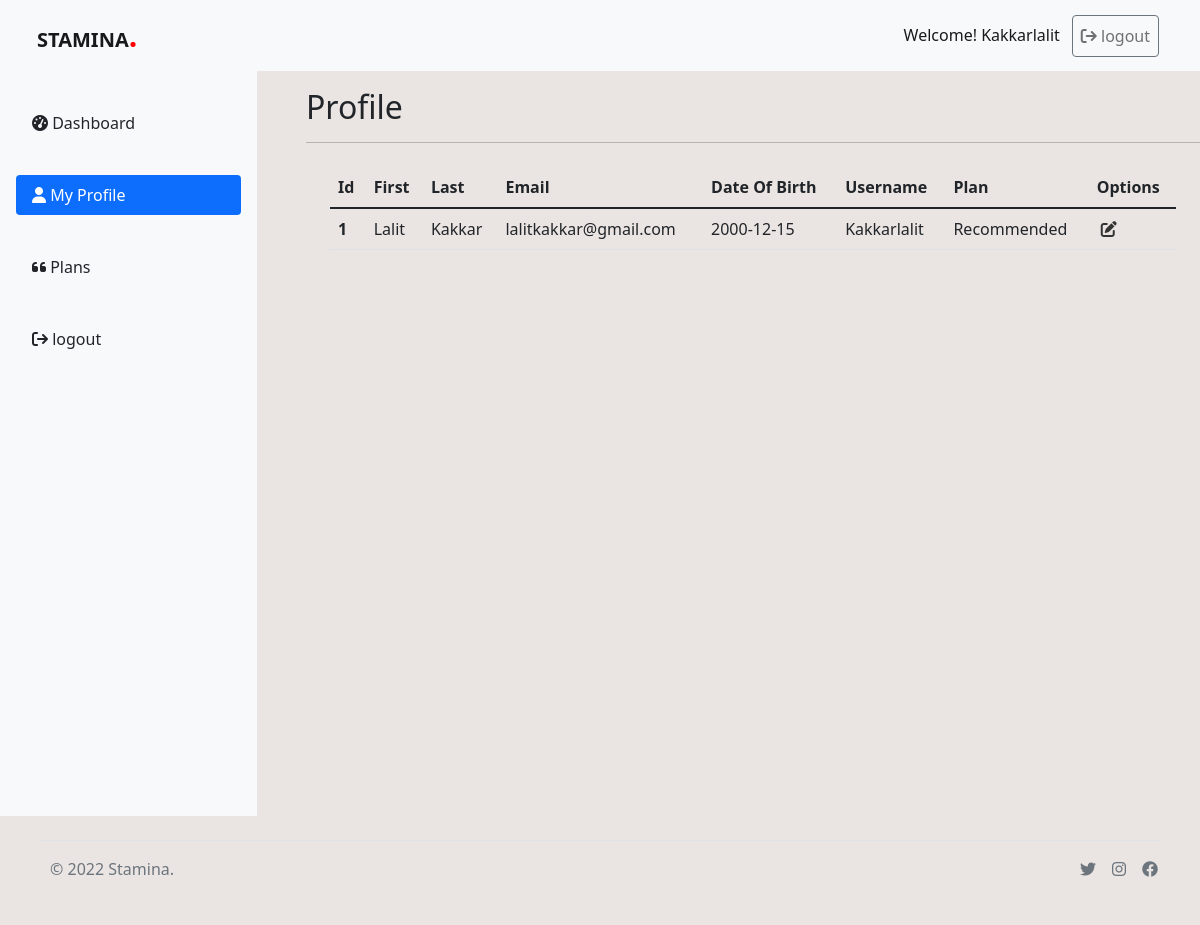
/members.php (signed in), run on the app's committed database.
### tables this page shows
CREATE TABLE IF NOT EXISTS `users` (
  `id` int(11) NOT NULL AUTO_INCREMENT,
  `first_name` varchar(40) NOT NULL,
  `last_name` varchar(40) NOT NULL,
  `email` varchar(100) NOT NULL,
  `dob` date NOT NULL,
  `username` varchar(50) NOT NULL,
  `password` varchar(255) NOT NULL,
  `plan` varchar(100) NOT NULL,
  `created_at` datetime NOT NULL DEFAULT CURRENT_TIMESTAMP,
  PRIMARY KEY (`id`),
  UNIQUE KEY `username` (`username`),
  UNIQUE KEY `email` (`email`)
);

### members.php (the view, shortened to what this page needs)
<?php
include('database/db_connect.php');
?>
<!DOCTYPE html>
<html lang="en">
<head>
    <link href="https://cdn.jsdelivr.net/npm/bootstrap@5.1.3/dist/css/bootstrap.min.css" rel="stylesheet"
>
    <link rel="stylesheet" href="css/style.css">
    <link rel="stylesheet" href="css/sidebars.css">
    <link rel="stylesheet" href="https://cdnjs.cloudflare.com/ajax/libs/font-awesome/6.1.1/css/all.min.css"
 />
</head>
<body>
    <nav class="navbar navbar-expand-lg navbar-light fixed-top bg-light">
        <div class="container-fluid cmyb">
            <a class="navbar-brand fw-bolder" href="index.php">STAMINA<span class="color">.</span></a>
            <div class="collapse navbar-collapse" id="navbarSupportedContent">
                <ul class="navbar-nav me-auto mb-2 mb-lg-0">
                    <?php
                    if(!isset($_SESSION["loggedin"]) || $_SESSION["loggedin"]!=true)
                    {
                        header('location: index.php');
                    }else
                    {
                        echo'<li class="nav-item">
                    <a class="nav-link active">Welcome! '.$_SESSION["username"].'</a>
                    </li>
                    <li class="nav-item">
                        <a class="nav-link btn btn-outline-secondary mx-1" href="logout.php"><span><i
                            class="fa-solid fa-arrow-right-from-bracket"></i></span> logout</a>
                    </li>';
                    }
                    ?>
                </ul>
            </div>
        </div>
    </nav>
    <div class="container-fluid" style="margin: 0; padding: 1rem 0; overflow: hidden;">
        <div class="row">
            <div class="col-3">
                <main>
                    <div class="d-flex flex-column flex-shrink-0 p-3 bg-light fixed"
                        style="width: 257px; height: 100vh; margin: 55px 0;">
                        <ul class="nav nav-pills flex-column mb-auto">
                            <li>
                                <a href="dashboard.php" class="nav-link link-dark my-3">
                                    <i class="fa-solid fa-gauge-high"></i>
                                    Dashboard
                                </a>
                            </li>
                            <?php
                            if($_SESSION["username"]== 'admin')
                            {?>
                                <li class="nav-item my-3">
                                <a href="members.php" class="nav-link active">
                                    <i class="fa-solid fa-users"></i>
                                    Members
                                </a>
                            </li>
                           <?php
                            }
                            else
                            {
                            ?>
                            <li class="nav-item my-3">
                                <a href="members.php" class="nav-link active">
                                <i class="fa-solid fa-user"></i>
                                    My Profile
                                </a>
                            </li>
                            <?php
                            }
                            ?>
                            <li>
                                <a href="plans.php" class="nav-link link-dark my-3">
                                    <i class="fa-solid fa-quote-left"></i>
                                    Plans
                                </a>
                            </li>
                            <li>
                                <a href="logout.php" class="nav-link link-dark my-3">
                                    <i class="fa-solid fa-arrow-right-from-bracket"></i>
                                    logout
                                </a>
                            </li>
                        </ul>
                    </div>
                </main>
            </div>
            <div class="col-9 mt-4">
                <?php
                if($_SESSION["username"] == 'admin')
                {
                echo '<h2 class="mt-5 mb-2">Gym Members</h2>';
                }
                else
                {
                    echo '<h2 class="mt-5 mb-2">Profile</h2>';
                }
                ?><hr>
                <div class="container">
                    <?php
                    $message = '';
                  $sql = "SELECT * FROM users";
                  $result = mysqli_query($conn, $sql);
                    echo '<table class="table">
                        <thead>
                            <tr>
                                <th scope="col">Id</th>
                                <th scope="col">First</th>
                                <th scope="col">Last</th>
                                <th scope="col">Email</th>
                                <th scope="col">Date Of Birth</th>
                                <th scope="col">Username</th>
                                <th scope="col">Plan</th>
                                <th scope="col">Options</th>
                            </tr>
                        </thead>
                        <tbody>';
                        if($result && $_SESSION["username"]== 'admin')
                        {
                          $id=1;
                          while($row = $result->fetch_assoc())
                          { if($row['first_name']=='Admin')
                            continue;
                            $fieldname1 = $row["id"];
                            $fieldname2 = $row["first_name"];
                            $fieldname3 = $row["last_name"];
                            $fieldname4 = $row["email"];
                            $fieldname5 = $row["dob"];
                            $fieldname6 = $row["username"];
                            $fieldname7 = $row["plan"];
                            echo "<tr>
                            <th scope='row'>".$id."</th>
                            <td>".$fieldname2."</td>
                            <td>".$fieldname3."</td>
                            <td>".$fieldname4."</td>
                            <td>".$fieldname5."</td>
                            <td>".$fieldname6."</td>
                            <td>".$fieldname7."</td>
                            <td><div class='d-flex'><a class='mx-1 edit' data-bs-toggle='modal' data-bs-target='#staticBackdrop'><i class='fa-solid fa-pen-to-square hov_edit' id=".$fieldname1."></i></a>
                            <a class='mx-1 delete'><i class='fa-solid fa-trash-can hov_delete'  id= d".$fieldname1."></i></a></div>
                            </td>
                        </tr>";
                        $id++;
                          }
                        }
                        else
                        {
                        $id=1;
                          while($row = $result->fetch_assoc())
                          { if($row['username']== $_SESSION['username'])
                            {
                            $fieldname1 = $row["id"];
                            $fieldname2 = $row["first_name"];
                            $fieldname3 = $row["last_name"];
                            $fieldname4 = $row["email"];
                            $fieldname5 = $row["dob"];
                            $fieldname6 = $row["username"];
                            $fieldname7 = $row["plan"];
                            echo "<tr>
                            <th scope='row'>".$id."</th>
                            <td>".$fieldname2."</td>
                            <td>".$fieldname3."</td>
                            <td>".$fieldname4."</td>
                            <td>".$fieldname5."</td>
                            <td>".$fieldname6."</td>
                            <td>".$fieldname7."</td>
                            <td><a class='mx-1 edit' data-bs-toggle='modal' data-bs-target='#staticBackdrop'><i class='fa-solid fa-pen-to-square hov_edit' id=".$fieldname1."></i></a>
                            </td>
                        </tr>";
                        $id++;
                            }
                          }
                        }
                        echo ' </tbody>
                        </table>
                        <div class="form-text my-4">'.$message.'</div>';
                    ?>
                </div>
            </div>
        </div>
        <div class="container">
            <footer class="d-flex flex-wrap justify-content-between align-items-center py-3 my-4 border-top">
                <div class="col-md-4 d-flex align-items-center">
                    <span class="text-muted">&copy;
                        <?php echo date("Y"); ?> Stamina<span>.</span>
                    </span>
                </div>
                <ul class="nav col-md-4 justify-content-end list-unstyled d-flex">
                    <li class="ms-3"><a class="text-muted" href="#"><i class="fa-brands fa-twitter"></i></a></li>
                    <li class="ms-3"><a class="text-muted" href="#"><i class="fa-brands fa-instagram"></i></a></li>
                    <li class="ms-3"><a class="text-muted" href="#"><i class="fa-brands fa-facebook"></i></a></li>
                </ul>
            </footer>
        </div>
</body>
</html>

### css/style.css (style rules this page uses)
:root { --bg-color: #dbd0cc90; --color: red; --bg-white-color: #ffffff; }
body { background-color: var(--bg-color); scroll-behavior: smooth; }
.navbar-expand-lg .navbar-nav { width: 100%; justify-content: right !important; }
.cmyb { margin: 0 25px !important; }
.color { color: var(--color); font-size: 30px; }

### css/sidebars.css (style rules this page uses)
body { min-height: 100vh; min-height: -webkit-fill-available; }
html { height: -webkit-fill-available; }
main { display: flex; flex-wrap: nowrap; height: 100vh; height: -webkit-fill-available; max-height: 100vh; overflow-x: auto; overflow-y: hidden; }

### members.php (style rules this page uses)
.hov_edit, .hov_delete { color: #333; }

### data on the page
users: first_name "Lalit", last_name "Kakkar", email "lalitkakkar@gmail.com", dob "2000-12-15", username "Kakkarlalit", plan "Recommended"

### other printed values
$_SESSION["username"] "Kakkarlalit"
